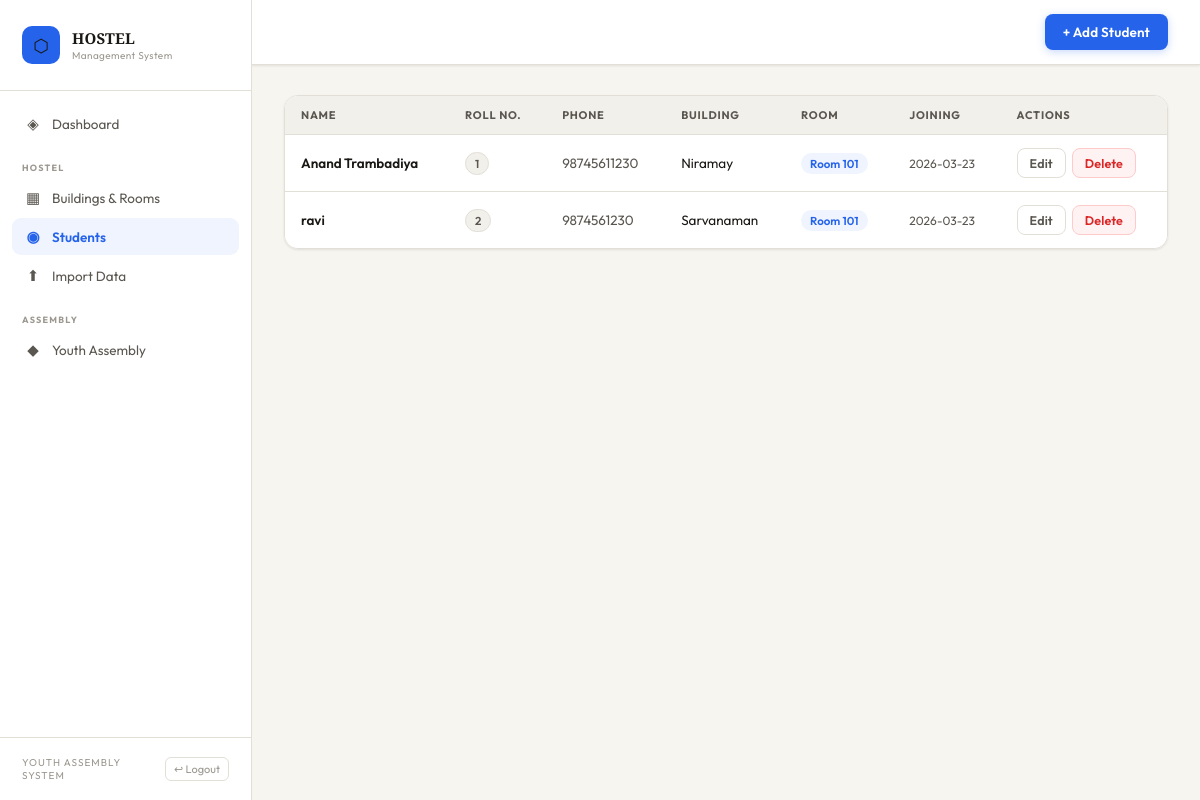
Page /students (signed in) on the committed database.
### tables this page shows
CREATE TABLE students (
            id INTEGER PRIMARY KEY AUTOINCREMENT,
            name TEXT NOT NULL,
            roll_number TEXT,
            phone TEXT,
            room_id INTEGER,
            joining_date TEXT,
            FOREIGN KEY (room_id) REFERENCES rooms(id)
        );

CREATE TABLE buildings (
            id INTEGER PRIMARY KEY AUTOINCREMENT,
            name TEXT NOT NULL,
            description TEXT,
            created_at TIMESTAMP DEFAULT CURRENT_TIMESTAMP
        );

CREATE TABLE rooms (
            id INTEGER PRIMARY KEY AUTOINCREMENT,
            building_id INTEGER NOT NULL,
            room_number TEXT NOT NULL,
            capacity INTEGER DEFAULT 4,
            floor INTEGER DEFAULT 1,
            FOREIGN KEY (building_id) REFERENCES buildings(id)
        );

### app.py (the view)
@app.route('/students')
def students():
    conn = get_db()
    students = conn.execute('''
        SELECT s.*, r.room_number, b.name as building_name
        FROM students s
        LEFT JOIN rooms r ON s.room_id=r.id
        LEFT JOIN buildings b ON r.building_id=b.id
        ORDER BY s.name
    ''').fetchall()
    conn.close()
    return render_template('students.html', students=students)

### app.py (called while the page is built)
@app.before_request
def auth_guard():
    ep = request.endpoint
    if not ep or ep in PUBLIC_ROUTES:
        return
    is_admin     = session.get('admin')
    is_volunteer = session.get('volunteer')
    if is_volunteer and not is_admin:
        if ep not in VOLUNTEER_ALLOWED:
            return redirect(url_for('volunteer_dashboard'))
        return
    if not is_admin and not is_volunteer:
        if ep not in VOLUNTEER_ALLOWED:
            return redirect(url_for('admin_login'))

def get_db():
    conn = sqlite3.connect(DB)
    conn.row_factory = sqlite3.Row
    return conn

### templates/students.html (shortened to what this page needs)
{% extends 'base.html' %} {% block title %}Students{% endblock %}  {% block topbar_actions %}
<a href="{{ url_for('add_student') }}" class="btn btn-primary">+ Add Student</a>
{% endblock %} {% block content %} {% if students %}
<div class="table-wrap">
  <table>
    <thead>
      <tr>
        <th>Name</th>
        <th>Roll No.</th>
        <th>Phone</th>
        <th>Building</th>
        <th>Room</th>
        <th>Joining</th>
        <th>Actions</th>
      </tr>
    </thead>
    <tbody>
      {% for s in students %}
      <tr>
        <td style="font-weight: 600">{{ s.name }}</td>
        <td>
          <span class="badge badge-gray">{{ s.roll_number or '—' }}</span>
        </td>
        <td class="text-muted">{{ s.phone or '—' }}</td>
        <td>
          {{ s.building_name or '<span class="text-muted">Unassigned</span>' |
          safe }}
        </td>
        <td>
          {% if s.room_number %}
          <span class="badge badge-blue">Room {{ s.room_number }}</span>
          {% else %}
          <span class="text-muted">—</span>
          {% endif %}
        </td>
        <td class="text-muted text-sm">{{ s.joining_date or '—' }}</td>
        <td>
          <div class="actions-cell">
            <a
              href="{{ url_for('edit_student', id=s.id) }}"
              class="btn btn-secondary btn-sm"
              >Edit</a
            >
            <form
              method="POST"
              action="{{ url_for('delete_student', id=s.id) }}"
              class="confirm-delete"
            >
              <button type="submit" class="btn btn-danger btn-sm">
                Delete
              </button>
            </form>
          </div>
        </td>
      </tr>
      {% endfor %}
    </tbody>
  </table>
</div>
{% endif %} {% endblock %}

### static/css/style.css (style rules this page uses)
:root { --bg: #f7f5f0; --bg2: #ffffff; --bg3: #f2f0eb; --bg4: #e8e5de; --border: #e2dfd7; --border2: #d0ccc2; --accent: #2563eb; --accent-light: #eff4ff; --accent2: #1d4ed8; --text: #1a1814; --text2: #5a5650; --text3: #9c9890; --red: #dc2626; --red-light: #fef2f2; --green: #16a34a; --green-light: #f0fdf4; --orange: #ea580c; --orange-light: #fff7ed; --purple: #7c3aed; --purple-light: #f5f3ff; --shadow-sm: 0 1px 3px rgba(0, 0, 0, 0.06), 0 1px 2px rgba(0, 0, 0, 0.04); --shadow: 0 4px 12px rgba(0, 0, 0, 0.08), 0 2px 4px rgba(0, 0, 0, 0.04); --shadow-lg: 0 12px 40px rgba(0, 0, 0, 0.1), 0 4px 12px rgba(0, 0, 0, 0.06); --radius: 14px; --radius-sm: 8px; --sidebar-w: 252px; }
*, *::before, *::after { margin: 0; padding: 0; box-sizing: border-box; }
html { overflow-x: hidden; }
body { font-family: "Outfit", sans-serif; background: var(--bg); color: var(--text); min-height: 100vh; font-size: 14px; -webkit-font-smoothing: antialiased; overflow-x: hidden; }
.btn { display: inline-flex; align-items: center; gap: 6px; padding: 9px 18px; border-radius: var(--radius-sm); border: none; cursor: pointer; font-family: "Outfit", sans-serif; font-size: 13.5px; font-weight: 600; text-decoration: none; transition: all 0.18s; letter-spacing: 0.01em; white-space: nowrap; flex-shrink: 0; }
.btn-primary { background: var(--accent); color: #fff; box-shadow: 0 2px 8px rgba(37, 99, 235, 0.25); }
.btn-secondary { background: var(--bg2); color: var(--text2); border: 1.5px solid var(--border); }
.btn-danger { background: var(--red-light); color: var(--red); border: 1.5px solid #fecaca; }
.btn-sm { padding: 6px 12px; font-size: 12.5px; }
.table-wrap { overflow-x: auto; border-radius: var(--radius); border: 1.5px solid var(--border); box-shadow: var(--shadow-sm); -webkit-overflow-scrolling: touch; }
table { width: 100%; border-collapse: collapse; background: var(--bg2); min-width: 500px; }
thead th { background: var(--bg3); padding: 12px 16px; text-align: left; font-size: 11px; font-weight: 700; letter-spacing: 0.07em; text-transform: uppercase; color: var(--text2); border-bottom: 1.5px solid var(--border); white-space: nowrap; }
tbody td { padding: 13px 16px; border-bottom: 1px solid var(--border); vertical-align: middle; font-size: 13.5px; }
tbody tr:last-child td { border-bottom: none; }
.actions-cell { display: flex; gap: 6px; align-items: center; flex-wrap: nowrap; }
.badge { display: inline-flex; align-items: center; padding: 3px 9px; border-radius: 20px; font-size: 11.5px; font-weight: 600; white-space: nowrap; }
.badge-blue { background: var(--accent-light); color: var(--accent); }
.badge-gray { background: var(--bg3); color: var(--text2); border: 1px solid var(--border); }
.text-muted { color: var(--text2); }
.text-sm { font-size: 12px; }

### rows in the picture
students: name "Anand Trambadiya", roll_number "1", phone "98745611230", name "Niramay", room_number "101", joining_date "2026-03-23"
students: name "ravi", roll_number "2", phone "9874561230", name "Sarvanaman", room_number "101", joining_date "2026-03-23"
